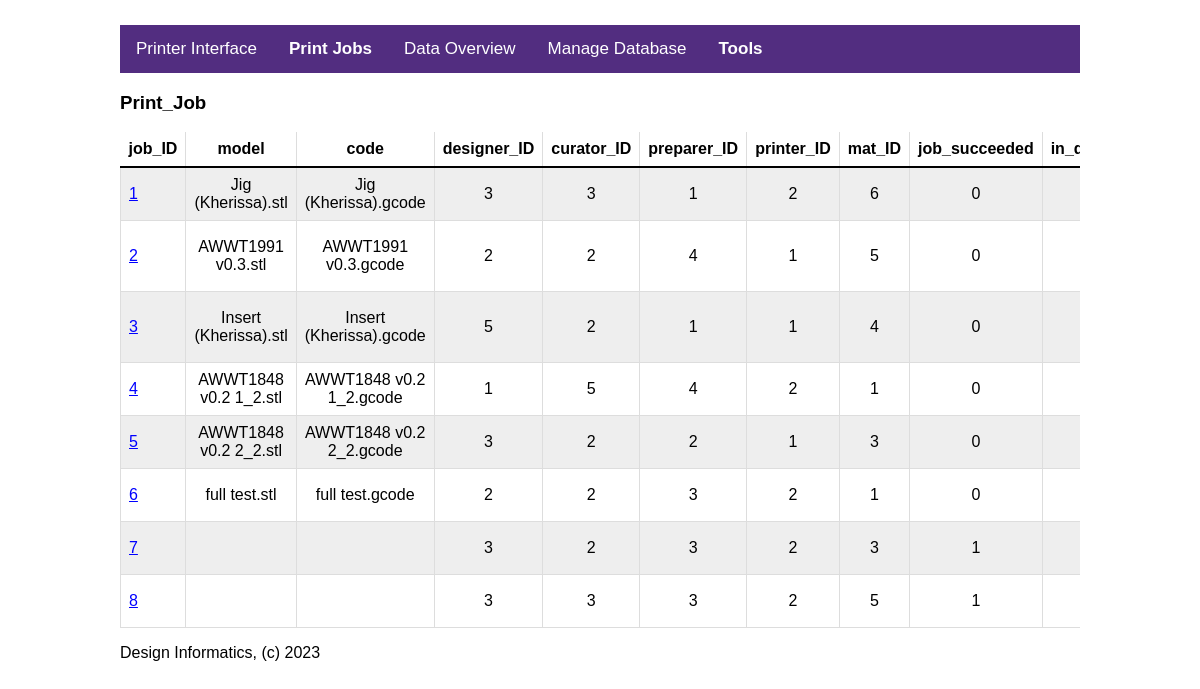
The page /php/view_entities.php on the database as committed earlier.
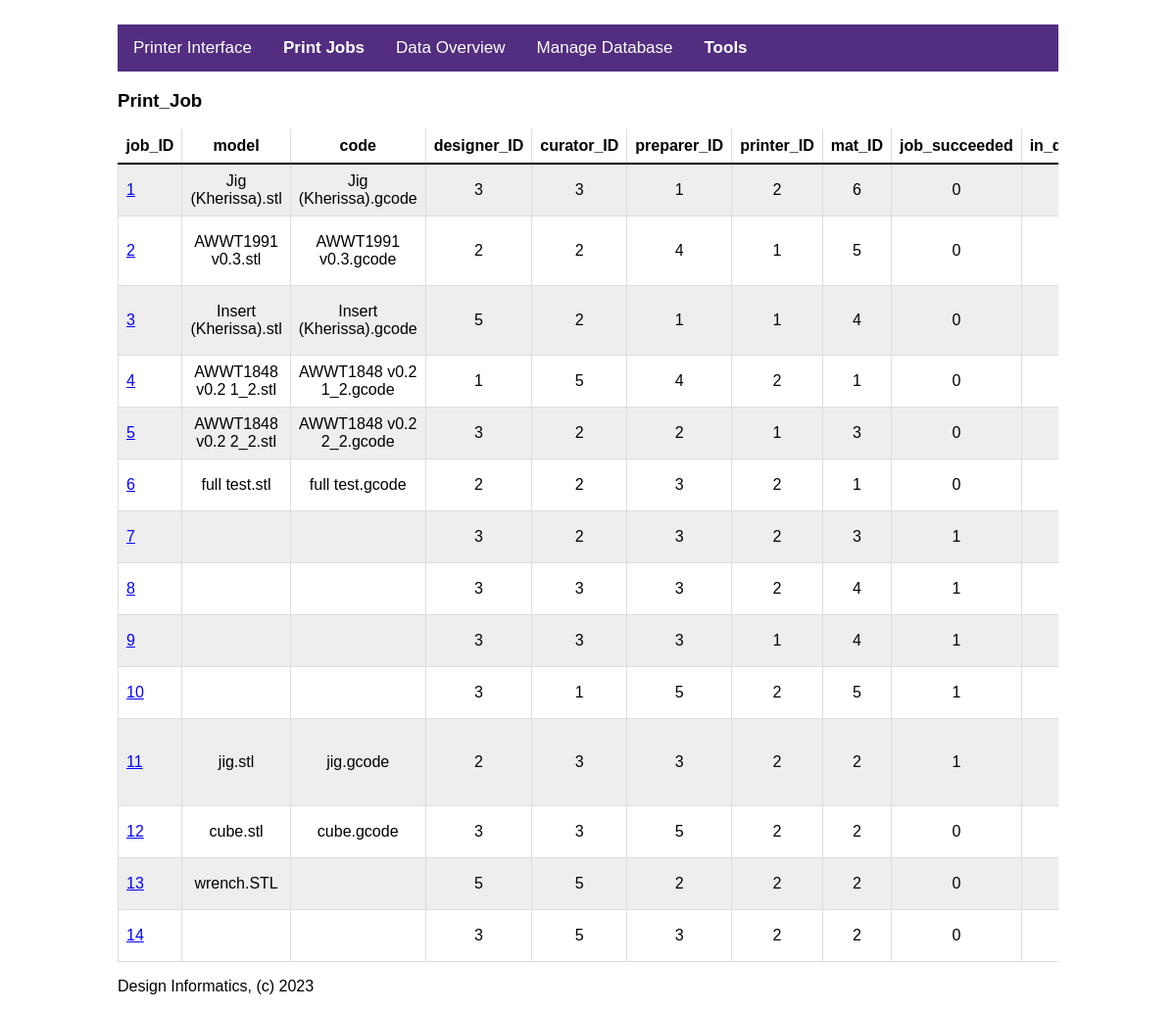
The same page on the database as committed later.
### tables this page shows
CREATE TABLE `Print_Job` (
  `job_ID` int(11) NOT NULL AUTO_INCREMENT,
  `model` blob,
  `code` blob,
  `designer_ID` int(11) NOT NULL,
  `curator_ID` int(11) NOT NULL,
  `preparer_ID` int(11) NOT NULL,
  `printer_ID` int(11) NOT NULL,
  `mat_ID` int(11) NOT NULL,
  `job_succeeded` tinyint(4) DEFAULT NULL,
  `in_queue` tinyint(4) NOT NULL DEFAULT '1',
  `print_volume` decimal(8,0) DEFAULT NULL,
  `submission_time` datetime DEFAULT NULL,
  `print_finish_time` datetime DEFAULT NULL,
  `print_start_time` datetime DEFAULT NULL,
  `print_report` longtext,
  PRIMARY KEY (`job_ID`,`mat_ID`),
  KEY `fk_Print_Job_Employees1_idx` (`designer_ID`),
  KEY `fk_Print_Job_Printer1_idx` (`printer_ID`),
  KEY `fk_Print_Job_Employees2_idx` (`curator_ID`),
  KEY `fk_Print_Job_Employees3_idx` (`preparer_ID`),
  KEY `fk_Print_Job_Material1_idx` (`mat_ID`),
  CONSTRAINT `fk_Print_Job_Employees1` FOREIGN KEY (`designer_ID`) REFERENCES `Employee` (`employee_ID`) ON DELETE NO ACTION ON UPDATE NO ACTION,
  CONSTRAINT `fk_Print_Job_Employees2` FOREIGN KEY (`curator_ID`) REFERENCES `Employee` (`employee_ID`) ON DELETE NO ACTION ON UPDATE NO ACTION,
  CONSTRAINT `fk_Print_Job_Employees3` FOREIGN KEY (`preparer_ID`) REFERENCES `Employee` (`employee_ID`) ON DELETE NO ACTION ON UPDATE NO ACTION,
  CONSTRAINT `fk_Print_Job_Material1` FOREIGN KEY (`mat_ID`) REFERENCES `Material` (`mat_ID`) ON DELETE NO ACTION ON UPDATE NO ACTION,
  CONSTRAINT `fk_Print_Job_Printer1` FOREIGN KEY (`printer_ID`) REFERENCES `Printer` (`printer_ID`) ON DELETE NO ACTION ON UPDATE NO ACTION
);

### php/SQL_functions.php (called while the page is built, shortened)
<?php
function getColumnLabels(string $table_name, mysqli $conn, string $database_name= "3DPrinterDT") {
    $col_labels = array();
    $query = "SHOW COLUMNS FROM $database_name.$table_name;";
    $results = $conn->query($query);
    $rows = $results->fetch_all(MYSQLI_BOTH);
    foreach ($rows as $row) {
        array_push($col_labels, $row["Field"]);
    }
    return $col_labels;
}
function getTable(string $table_name, mysqli $conn, string $database_name= "3DPrinterDT") {
    $query = "SELECT * FROM $database_name.$table_name;";
    $results = $conn->query($query);
    return $results->fetch_all(MYSQLI_BOTH);
}
?>

### php/view_entities.php (the view, shortened to what this page needs)
<!DOCTYPE html>
<html>
    <head>
        <link rel="stylesheet" href="../web/css/styles.css">
    </head>
    <body>
        <?php
            include "../web/nav.php"; printTopNav();
            include_once ("functions.php");
            include_once ("SQL_functions.php");
            $conn = connectToServer(to_print: false);
            $conn->query("USE 3DPrinterDT;");
            if (isset($_POST['entity'])) {$table_name = $_POST['entity'];}
            else {$table_name = "Print_Job";}
            $attributes = getColumnLabels($table_name, $conn);
            $table = getTable($table_name, $conn);
        ?>
        <div style="overflow:scroll">
            <table>
                <?php
                    printf("<h3> $table_name </h3>");
                    printf("<table>");
                    for ($i = 0; $i < count($attributes); $i++) {
                        printf("<th>%s</th>\n", $attributes[$i]);
                    }
                    foreach($table as $row) {
                        $entity_id = $row[0];
                        printf("
                            <tr>
                                <td>
                                    <form method=\"post\" action=\"view_entity.php\">
                                    <input type=\"hidden\" name=\"entity\" id=\"entity\" value=\"$table_name\">
                                    <input type=\"hidden\" name=\"entity_ID\" id=\"entity_ID\" value=\"$entity_id\">
                                    <input type=submit class='link' value=\"$entity_id\">
                                </td>");
                                for ($i=1; $i<count($attributes); $i++) {
                                    printf("<td>%s</td>\n", $row[$attributes[$i]]);
                                }
                        printf("
                                </form>
                            </tr>");
                    }
                    printf("</table>\n");
                ?>
            </table>
        </div>
        <p> Design Informatics, (c) 2023 </p>
    </body>
</html>

### web/nav.php
<?php
function printTopNav(string $pagetitle = null) {
    printf('
        <div class="topnav">
            <a href="http://localhost:8888/DesignInformatics/php/printer_overview.php">Printer Interface</a>
            <div class="dropdown">
                <button class=dropbtn> Print Jobs
                    <i class="fa fa-caret-down"></i>
                </button>
                <div class="dropdown-content">
                    <a href="http://localhost:8888/DesignInformatics/php/submit_job.php">Submit Job</a>
                    <a href="http://localhost:8888/DesignInformatics/php/print_report.php">Add Job Report</a>
                </div>
            </div>
            <a href="http://localhost:8888/DesignInformatics/php/sensor_data.php">Data Overview</a>
            <a href="http://localhost:8888/DesignInformatics/php/Rhyans_Forms/Change_db_Entity.php">Manage Database</a>
            <div class="dropdown">
                <button class=dropbtn> Tools
                    <i class="fa fa-caret-down"></i>
                </button>
                <div class="dropdown-content">
                    <a href="http://localhost:8888/DesignInformatics/db/">Sync DBs</a>
                    <a href="http://localhost:8888/DesignInformatics/generator/initial_data_dump.php/">Reload DBs</a>
                    <a href="http://localhost:8888/phpMyAdmin5/">phpMyAdmin</a>
                    <a href="http://localhost:8888/DesignInformatics/php/demos">Class Demos</a>
                </div>
            </div>
        </div>
    ');
}
?>

### web/css/styles.css (style rules this page uses)
body { margin-top: 25px; margin-left: auto; margin-right: auto; max-width: 60em; font-family: Arial, Verdana, sans-serif; }
button { width: 100%; font-weight: bold; color: #522D80; background-color: white; padding: 12px; resize: vertical; border: thin solid grey; border-radius: 4px; }
form { text-align: left; }
input[type=submit] { font-weight: bold; color: white; background-color: #522D80; padding: 12px; resize: vertical; border: thin solid grey; border-radius: 4px; min-width: 8em; margin-right: 1em; }
input[type=submit].link, .button_link { all: unset; cursor: pointer; display: inline; color: blue; text-decoration: underline; }
.topnav { overflow: hidden; background-color: #522D80; }
.topnav a, .dropbtn a { float: left; color: white; text-align: center; padding: 14px 16px; text-decoration: none; font-size: 17px; }
.dropdown { float: left; overflow: hidden; }
.dropdown .dropbtn { font-size: 17px; text-decoration: none; border: none; outline: none; color: white; padding: 14px 16px; background-color: inherit; margin: 0; }
table { font-family: arial, sans-serif; border-collapse: collapse; width: 100%; }
table td { border: 1px solid #dddddd; text-align: center; padding: 8px; }
table th { border-bottom: 2px solid black; text-align: center; padding: 8px; }
table th + th { border-left: 1px solid #dddddd; }
table tr:nth-child(even) { background-color: #eeeeee; }

Rows that differ between the two databases and show on the page:
removed print_job: designer_ID "3", curator_ID "3", preparer_ID "3", printer_ID "2", mat_ID "5", job_succeeded "1"
added print_job: designer_ID "3", curator_ID "3", preparer_ID "3", printer_ID "2", mat_ID "4", job_succeeded "1"
added print_job: designer_ID "3", curator_ID "3", preparer_ID "3", printer_ID "1", mat_ID "4", job_succeeded "1"
added print_job: designer_ID "3", curator_ID "1", preparer_ID "5", printer_ID "2", mat_ID "5", job_succeeded "1"
added print_job: model "jig.stl", code "jig.gcode", designer_ID "2", curator_ID "3", preparer_ID "3", printer_ID "2", mat_ID "2", job_succeeded "1"
added print_job: model "cube.stl", code "cube.gcode", designer_ID "3", curator_ID "3", preparer_ID "5", printer_ID "2", mat_ID "2", job_succeeded "0"
added print_job: model "wrench.STL", designer_ID "5", curator_ID "5", preparer_ID "2", printer_ID "2", mat_ID "2", job_succeeded "0"
added print_job: designer_ID "3", curator_ID "5", preparer_ID "3", printer_ID "2", mat_ID "2", job_succeeded "0"
Other text that changed with them:
form field value: "1 2 3 4 5 6 7 8" → "1 2 3 4 5 6 7 8 9 10 11 12 13 14"
